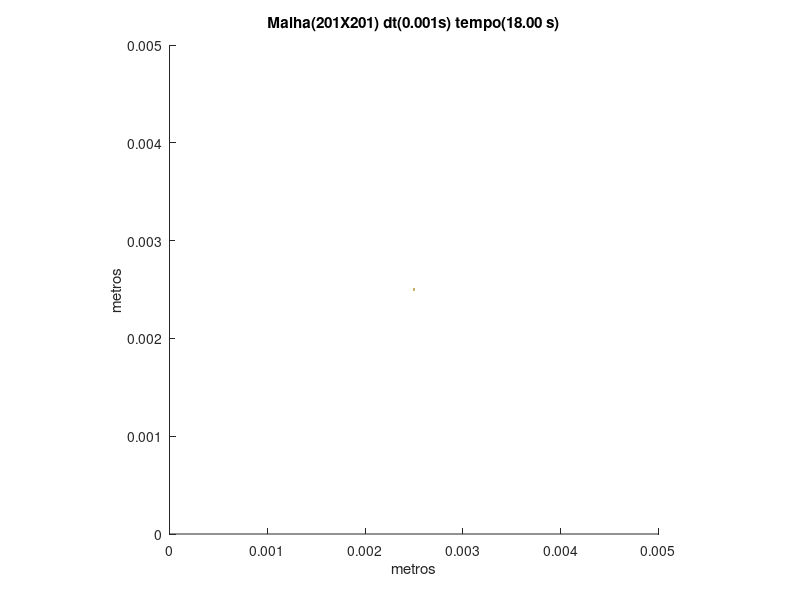

Here is the MATLAB script that generated this plot:
set (gca,'PlotBoxAspectRatio',[1 1 1],'Xlim',[0,0.005],'Ylim',[0,0.005])
hold on
title('Malha(201X201) dt(0.001s) tempo(18.00 s)')
hold on
ylabel('metros')
hold on
xlabel('metros')
hold on

fill([0.00248756218905473 0.00248756218905473 0.00251243781094527 0.00251243781094527],[0.00248756218905473 0.00251243781094527 0.00251243781094527 0.00248756218905473],[0.8,0.7,0.4],'LineStyle','none')
